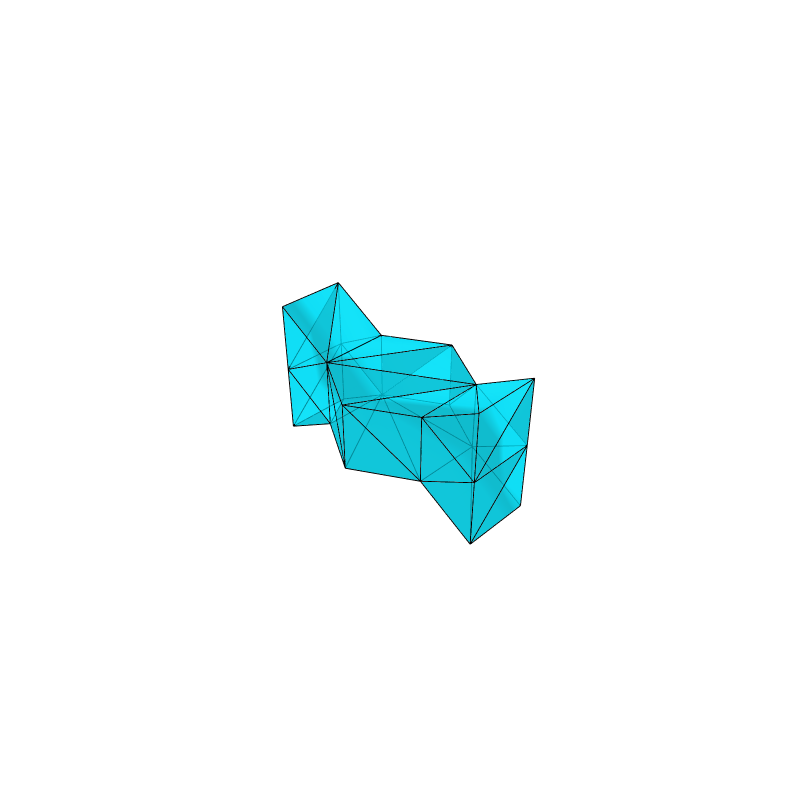
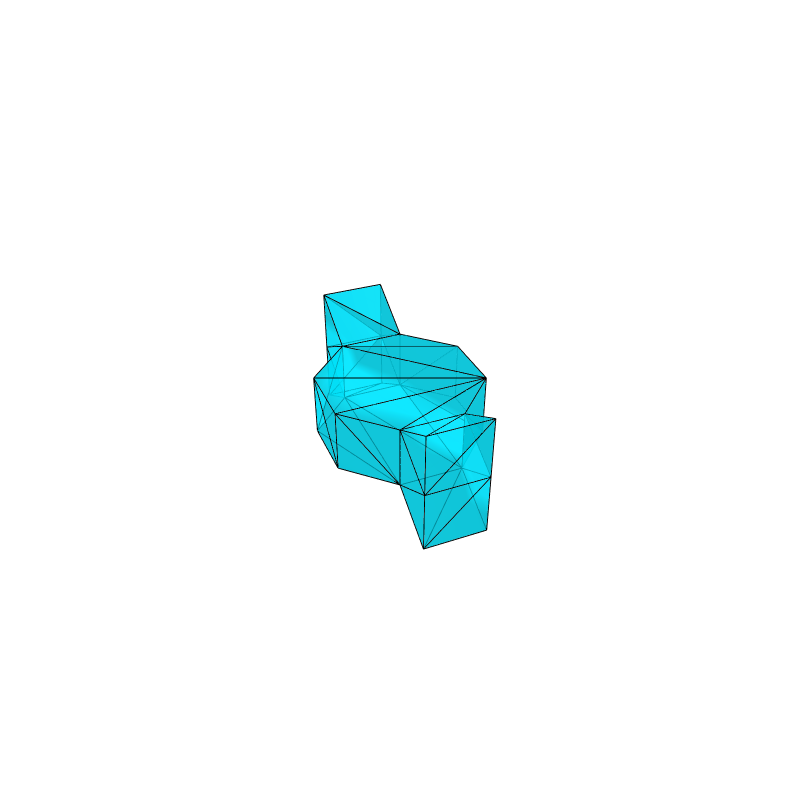

Notebook cell for these charts, in order:
### Code cell
surf(n) = SimplicialSurface(tiblock(2*n, 3, 2))

display(surf(3))
display(surf(4))
display(surf(5))

display(plot(surf(3), opacity = 0.75, width = 800, height = 800))
display(plot(surf(4), opacity = 0.75, width = 800, height = 800))

### Figure 1 — Plotly figure (JSON) as saved in the notebook; plotly's stock layout.template omitted (floating-point values rounded to 4 significant figures)
{"data": [{"facecolor": ["#00E6FF", "#00E6FF", "#00E6FF", "#00E6FF", "#00E6FF", "#00E6FF", "#00E6FF", "#00E6FF", "#00E6FF", "#00E6FF", "#00E6FF", "#00E6FF", "#00E6FF", "#00E6FF", "#00E6FF", "#00E6FF", "#00E6FF", "#00E6FF", "#00E6FF", "#00E6FF", "#00E6FF", "#00E6FF", "#00E6FF", "#00E6FF", "#00E6FF", "#00E6FF", "#00E6FF", "#00E6FF", "#00E6FF", "#00E6FF", "#00E6FF", "#00E6FF", "#00E6FF", "#00E6FF", "#00E6FF", "#00E6FF", "#00E6FF", "#00E6FF", "#00E6FF", "#00E6FF", "#00E6FF", "#00E6FF", "#00E6FF", "#00E6FF"], "i": [4, 4, 0, 5, 4, 1, 11, 18, 21, 21, 2, 2, 6, 6, 18, 11, 21, 4, 3, 4, 15, 15, 8, 1, 11, 19, 23, 23, 8, 12, 9, 23, 15, 12, 15, 17, 17, 11, 19, 16, 23, 8, 13, 8], "j": [5, 0, 5, 4, 1, 0, 6, 11, 20, 4, 3, 1, 7, 11, 5, 18, 19, 10, 2, 3, 14, 1, 7, 7, 9, 18, 22, 11, 9, 8, 10, 19, 13, 2, 12, 7, 13, 10, 23, 12, 10, 12, 17, 16], "k": [0, 1, 11, 21, 2, 6, 0, 5, 5, 19, 4, 15, 1, 8, 20, 22, 20, 19, 8, 9, 2, 13, 6, 13, 8, 20, 18, 22, 3, 2, 4, 10, 12, 14, 14, 8, 7, 9, 18, 13, 11, 16, 16, 17], "opacity": 0.75, "scene": "scene", "type": "mesh3d", "x": [1.0, 0.5, -0.5, -1.0, -0.5, 0.5, 1.0, 0.5, -0.5, -1.0, -0.5, 0.5, -0.5, 0.5, -0.5, 0.5, -0.5, 0.5, 0.5, -0.5, 0.5, -0.5, 0.5, -0.5], "y": [0, 0.866, 0.866, 1.225e-16, -0.866, -0.866, 0, 0.866, 0.866, 1.225e-16, -0.866, -0.866, 1.732, 1.732, 1.732, 1.732, 1.732, 1.732, -1.732, -1.732, -1.732, -1.732, -1.732, -1.732], "z": [0, 0, 0, 0, 0, 0, 1, 1, 1, 1, 1, 1, 0.5, 0.5, -0.5, -0.5, 1.5, 1.5, 0.5, 0.5, -0.5, -0.5, 1.5, 1.5]}, {"line": {"color": "#000000"}, "mode": "lines", "scene": "scene", "type": "scatter3d", "x": [1.0, 0.5], "y": [0, 0.866], "z": [0, 0]}, {"line": {"color": "#000000"}, "mode": "lines", "scene": "scene", "type": "scatter3d", "x": [1.0, -0.5], "y": [0, -0.866], "z": [0, 0]}, {"line": {"color": "#000000"}, "mode": "lines", "scene": "scene", "type": "scatter3d", "x": [1.0, 0.5], "y": [0, -0.866], "z": [0, 0]}, {"line": {"color": "#000000"}, "mode": "lines", "scene": "scene", "type": "scatter3d", "x": [1.0, 1.0], "y": [0, 0], "z": [0, 1]}, {"line": {"color": "#000000"}, "mode": "lines", "scene": "scene", "type": "scatter3d", "x": [1.0, 0.5], "y": [0, -0.866], "z": [0, 1]}, {"line": {"color": "#000000"}, "mode": "lines", "scene": "scene", "type": "scatter3d", "x": [0.5, -0.5], "y": [0.866, 0.866], "z": [0, 0]}, {"line": {"color": "#000000"}, "mode": "lines", "scene": "scene", "type": "scatter3d", "x": [0.5, -0.5], "y": [0.866, -0.866], "z": [0, 0]}, {"line": {"color": "#000000"}, "mode": "lines", "scene": "scene", "type": "scatter3d", "x": [0.5, 1.0], "y": [0.866, 0], "z": [0, 1]}, {"line": {"color": "#000000"}, "mode": "lines", "scene": "scene", "type": "scatter3d", "x": [0.5, 0.5], "y": [0.866, 0.866], "z": [0, 1]}, {"line": {"color": "#000000"}, "mode": "lines", "scene": "scene", "type": "scatter3d", "x": [0.5, 0.5], "y": [0.866, 1.732], "z": [0, 0.5]}, {"line": {"color": "#000000"}, "mode": "lines", "scene": "scene", "type": "scatter3d", "x": [0.5, 0.5], "y": [0.866, 1.732], "z": [0, -0.5]}, {"line": {"color": "#000000"}, "mode": "lines", "scene": "scene", "type": "scatter3d", "x": [-0.5, -1.0], "y": [0.866, 1.225e-16], "z": [0, 0]}, {"line": {"color": "#000000"}, "mode": "lines", "scene": "scene", "type": "scatter3d", "x": [-0.5, -0.5], "y": [0.866, -0.866], "z": [0, 0]}, {"line": {"color": "#000000"}, "mode": "lines", "scene": "scene", "type": "scatter3d", "x": [-0.5, -0.5], "y": [0.866, 0.866], "z": [0, 1]}, {"line": {"color": "#000000"}, "mode": "lines", "scene": "scene", "type": "scatter3d", "x": [-0.5, -0.5], "y": [0.866, 1.732], "z": [0, 0.5]}, {"line": {"color": "#000000"}, "mode": "lines", "scene": "scene", "type": "scatter3d", "x": [-0.5, -0.5], "y": [0.866, 1.732], "z": [0, -0.5]}, {"line": {"color": "#000000"}, "mode": "lines", "scene": "scene", "type": "scatter3d", "x": [-0.5, 0.5], "y": [0.866, 1.732], "z": [0, -0.5]}, {"line": {"color": "#000000"}, "mode": "lines", "scene": "scene", "type": "scatter3d", "x": [-1.0, -0.5], "y": [1.225e-16, -0.866], "z": [0, 0]}, {"line": {"color": "#000000"}, "mode": "lines", "scene": "scene", "type": "scatter3d", "x": [-1.0, -0.5], "y": [1.225e-16, 0.866], "z": [0, 1]}, {"line": {"color": "#000000"}, "mode": "lines", "scene": "scene", "type": "scatter3d", "x": [-1.0, -1.0], "y": [1.225e-16, 1.225e-16], "z": [0, 1]}, {"line": {"color": "#000000"}, "mode": "lines", "scene": "scene", "type": "scatter3d", "x": [-0.5, 0.5], "y": [-0.866, -0.866], "z": [0, 0]}, {"line": {"color": "#000000"}, "mode": "lines", "scene": "scene", "type": "scatter3d", "x": [-0.5, -1.0], "y": [-0.866, 1.225e-16], "z": [0, 1]}, {"line": {"color": "#000000"}, "mode": "lines", "scene": "scene", "type": "scatter3d", "x": [-0.5, -0.5], "y": [-0.866, -0.866], "z": [0, 1]}, {"line": {"color": "#000000"}, "mode": "lines", "scene": "scene", "type": "scatter3d", "x": [-0.5, -0.5], "y": [-0.866, -1.732], "z": [0, 0.5]}, {"line": {"color": "#000000"}, "mode": "lines", "scene": "scene", "type": "scatter3d", "x": [-0.5, -0.5], "y": [-0.866, -1.732], "z": [0, -0.5]}, {"line": {"color": "#000000"}, "mode": "lines", "scene": "scene", "type": "scatter3d", "x": [0.5, 0.5], "y": [-0.866, -0.866], "z": [0, 1]}, {"line": {"color": "#000000"}, "mode": "lines", "scene": "scene", "type": "scatter3d", "x": [0.5, 0.5], "y": [-0.866, -1.732], "z": [0, 0.5]}, {"line": {"color": "#000000"}, "mode": "lines", "scene": "scene", "type": "scatter3d", "x": [0.5, 0.5], "y": [-0.866, -1.732], "z": [0, -0.5]}, {"line": {"color": "#000000"}, "mode": "lines", "scene": "scene", "type": "scatter3d", "x": [0.5, -0.5], "y": [-0.866, -1.732], "z": [0, -0.5]}, {"line": {"color": "#000000"}, "mode": "lines", "scene": "scene", "type": "scatter3d", "x": [1.0, 0.5], "y": [0, 0.866], "z": [1, 1]}, {"line": {"color": "#000000"}, "mode": "lines", "scene": "scene", "type": "scatter3d", "x": [1.0, -0.5], "y": [0, 0.866], "z": [1, 1]}, {"line": {"color": "#000000"}, "mode": "lines", "scene": "scene", "type": "scatter3d", "x": [1.0, 0.5], "y": [0, -0.866], "z": [1, 1]}, {"line": {"color": "#000000"}, "mode": "lines", "scene": "scene", "type": "scatter3d", "x": [0.5, -0.5], "y": [0.866, 0.866], "z": [1, 1]}, {"line": {"color": "#000000"}, "mode": "lines", "scene": "scene", "type": "scatter3d", "x": [0.5, 0.5], "y": [0.866, 1.732], "z": [1, 0.5]}, {"line": {"color": "#000000"}, "mode": "lines", "scene": "scene", "type": "scatter3d", "x": [0.5, 0.5], "y": [0.866, 1.732], "z": [1, 1.5]}, {"line": {"color": "#000000"}, "mode": "lines", "scene": "scene", "type": "scatter3d", "x": [-0.5, -1.0], "y": [0.866, 1.225e-16], "z": [1, 1]}, {"line": {"color": "#000000"}, "mode": "lines", "scene": "scene", "type": "scatter3d", "x": [-0.5, 0.5], "y": [0.866, -0.866], "z": [1, 1]}, {"line": {"color": "#000000"}, "mode": "lines", "scene": "scene", "type": "scatter3d", "x": [-0.5, -0.5], "y": [0.866, 1.732], "z": [1, 0.5]}, {"line": {"color": "#000000"}, "mode": "lines", "scene": "scene", "type": "scatter3d", "x": [-0.5, -0.5], "y": [0.866, 1.732], "z": [1, 1.5]}, {"line": {"color": "#000000"}, "mode": "lines", "scene": "scene", "type": "scatter3d", "x": [-0.5, 0.5], "y": [0.866, 1.732], "z": [1, 1.5]}, {"line": {"color": "#000000"}, "mode": "lines", "scene": "scene", "type": "scatter3d", "x": [-1.0, -0.5], "y": [1.225e-16, -0.866], "z": [1, 1]}, {"line": {"color": "#000000"}, "mode": "lines", "scene": "scene", "type": "scatter3d", "x": [-1.0, 0.5], "y": [1.225e-16, -0.866], "z": [1, 1]}, {"line": {"color": "#000000"}, "mode": "lines", "scene": "scene", "type": "scatter3d", "x": [-0.5, 0.5], "y": [-0.866, -0.866], "z": [1, 1]}, {"line": {"color": "#000000"}, "mode": "lines", "scene": "scene", "type": "scatter3d", "x": [-0.5, -0.5], "y": [-0.866, -1.732], "z": [1, 0.5]}, {"line": {"color": "#000000"}, "mode": "lines", "scene": "scene", "type": "scatter3d", "x": [-0.5, -0.5], "y": [-0.866, -1.732], "z": [1, 1.5]}, {"line": {"color": "#000000"}, "mode": "lines", "scene": "scene", "type": "scatter3d", "x": [0.5, 0.5], "y": [-0.866, -1.732], "z": [1, 0.5]}, {"line": {"color": "#000000"}, "mode": "lines", "scene": "scene", "type": "scatter3d", "x": [0.5, 0.5], "y": [-0.866, -1.732], "z": [1, 1.5]}, {"line": {"color": "#000000"}, "mode": "lines", "scene": "scene", "type": "scatter3d", "x": [0.5, -0.5], "y": [-0.866, -1.732], "z": [1, 1.5]}, {"line": {"color": "#000000"}, "mode": "lines", "scene": "scene", "type": "scatter3d", "x": [-0.5, 0.5], "y": [1.732, 1.732], "z": [0.5, 0.5]}, {"line": {"color": "#000000"}, "mode": "lines", "scene": "scene", "type": "scatter3d", "x": [-0.5, -0.5], "y": [1.732, 1.732], "z": [0.5, -0.5]}, {"line": {"color": "#000000"}, "mode": "lines", "scene": "scene", "type": "scatter3d", "x": [-0.5, 0.5], "y": [1.732, 1.732], "z": [0.5, -0.5]}, {"line": {"color": "#000000"}, "mode": "lines", "scene": "scene", "type": "scatter3d", "x": [-0.5, -0.5], "y": [1.732, 1.732], "z": [0.5, 1.5]}, {"line": {"color": "#000000"}, "mode": "lines", "scene": "scene", "type": "scatter3d", "x": [0.5, 0.5], "y": [1.732, 1.732], "z": [0.5, -0.5]}, {"line": {"color": "#000000"}, "mode": "lines", "scene": "scene", "type": "scatter3d", "x": [0.5, -0.5], "y": [1.732, 1.732], "z": [0.5, 1.5]}, {"line": {"color": "#000000"}, "mode": "lines", "scene": "scene", "type": "scatter3d", "x": [0.5, 0.5], "y": [1.732, 1.732], "z": [0.5, 1.5]}, {"line": {"color": "#000000"}, "mode": "lines", "scene": "scene", "type": "scatter3d", "x": [-0.5, 0.5], "y": [1.732, 1.732], "z": [-0.5, -0.5]}, {"line": {"color": "#000000"}, "mode": "lines", "scene": "scene", "type": "scatter3d", "x": [-0.5, 0.5], "y": [1.732, 1.732], "z": [1.5, 1.5]}, {"line": {"color": "#000000"}, "mode": "lines", "scene": "scene", "type": "scatter3d", "x": [0.5, -0.5], "y": [-1.732, -1.732], "z": [0.5, 0.5]}, {"line": {"color": "#000000"}, "mode": "lines", "scene": "scene", "type": "scatter3d", "x": [0.5, 0.5], "y": [-1.732, -1.732], "z": [0.5, -0.5]}, {"line": {"color": "#000000"}, "mode": "lines", "scene": "scene", "type": "scatter3d", "x": [0.5, 0.5], "y": [-1.732, -1.732], "z": [0.5, 1.5]}, {"line": {"color": "#000000"}, "mode": "lines", "scene": "scene", "type": "scatter3d", "x": [0.5, -0.5], "y": [-1.732, -1.732], "z": [0.5, 1.5]}, {"line": {"color": "#000000"}, "mode": "lines", "scene": "scene", "type": "scatter3d", "x": [-0.5, 0.5], "y": [-1.732, -1.732], "z": [0.5, -0.5]}, {"line": {"color": "#000000"}, "mode": "lines", "scene": "scene", "type": "scatter3d", "x": [-0.5, -0.5], "y": [-1.732, -1.732], "z": [0.5, -0.5]}, {"line": {"color": "#000000"}, "mode": "lines", "scene": "scene", "type": "scatter3d", "x": [-0.5, -0.5], "y": [-1.732, -1.732], "z": [0.5, 1.5]}, {"line": {"color": "#000000"}, "mode": "lines", "scene": "scene", "type": "scatter3d", "x": [0.5, -0.5], "y": [-1.732, -1.732], "z": [-0.5, -0.5]}, {"line": {"color": "#000000"}, "mode": "lines", "scene": "scene", "type": "scatter3d", "x": [0.5, -0.5], "y": [-1.732, -1.732], "z": [1.5, 1.5]}], "layout": {"annotations": [], "height": 800, "margin": {"b": 50, "l": 50, "r": 50, "t": 60}, "scene": {"aspectmode": "data", "autosize": true, "camera": {"eye": {"x": 2.5, "y": 2.5, "z": 2.5}}, "xaxis": {"showaxeslabels": false, "showbackground": false, "showticklabels": false, "title": {"text": ""}}, "yaxis": {"showaxeslabels": false, "showbackground": false, "showticklabels": false, "title": {"text": ""}}, "zaxis": {"showaxeslabels": false, "showbackground": false, "showticklabels": false, "title": {"text": ""}}}, "showlegend": false, "width": 800}}

### Figure 2 — Plotly figure (JSON) as saved in the notebook; plotly's stock layout.template omitted (floating-point values rounded to 4 significant figures)
{"data": [{"facecolor": ["#00E6FF", "#00E6FF", "#00E6FF", "#00E6FF", "#00E6FF", "#00E6FF", "#00E6FF", "#00E6FF", "#00E6FF", "#00E6FF", "#00E6FF", "#00E6FF", "#00E6FF", "#00E6FF", "#00E6FF", "#00E6FF", "#00E6FF", "#00E6FF", "#00E6FF", "#00E6FF", "#00E6FF", "#00E6FF", "#00E6FF", "#00E6FF", "#00E6FF", "#00E6FF", "#00E6FF", "#00E6FF", "#00E6FF", "#00E6FF", "#00E6FF", "#00E6FF", "#00E6FF", "#00E6FF", "#00E6FF", "#00E6FF", "#00E6FF", "#00E6FF", "#00E6FF", "#00E6FF", "#00E6FF", "#00E6FF", "#00E6FF", "#00E6FF", "#00E6FF", "#00E6FF", "#00E6FF", "#00E6FF", "#00E6FF", "#00E6FF", "#00E6FF", "#00E6FF"], "i": [7, 6, 1, 0, 6, 7, 8, 15, 14, 5, 2, 22, 9, 1, 8, 15, 5, 5, 19, 19, 22, 14, 11, 21, 3, 3, 14, 25, 25, 16, 19, 19, 23, 26, 13, 10, 21, 17, 4, 5, 16, 11, 14, 25, 5, 20, 23, 21, 26, 12, 10, 27], "j": [0, 7, 0, 7, 1, 6, 9, 8, 15, 6, 1, 14, 8, 9, 15, 14, 2, 25, 18, 1, 6, 22, 10, 17, 4, 2, 12, 24, 5, 2, 16, 17, 22, 22, 14, 11, 9, 21, 3, 4, 10, 12, 13, 23, 13, 16, 27, 10, 27, 13, 16, 23], "k": [1, 1, 8, 15, 2, 14, 1, 0, 7, 2, 19, 6, 11, 17, 11, 11, 3, 6, 2, 17, 24, 26, 9, 9, 5, 10, 11, 6, 23, 18, 18, 16, 24, 23, 26, 3, 10, 20, 11, 12, 2, 4, 12, 24, 23, 17, 26, 20, 13, 5, 20, 13], "opacity": 0.75, "scene": "scene", "type": "mesh3d", "x": [1.307, 0.9239, 8e-17, -0.9239, -1.307, -0.9239, -2.4e-16, 0.9239, 1.307, 0.9239, 8e-17, -0.9239, -1.307, -0.9239, -2.4e-16, 0.9239, 0.3314, 1.255, 0.3314, 1.255, 0.3314, 1.255, -0.3314, -1.255, -0.3314, -1.255, -0.3314, -1.255], "y": [0, 0.9239, 1.307, 0.9239, 1.6e-16, -0.9239, -1.307, -0.9239, 0, 0.9239, 1.307, 0.9239, 1.6e-16, -0.9239, -1.307, -0.9239, 2.107, 1.724, 2.107, 1.724, 2.107, 1.724, -2.107, -1.724, -2.107, -1.724, -2.107, -1.724], "z": [0, 0, 0, 0, 0, 0, 0, 0, 1, 1, 1, 1, 1, 1, 1, 1, 0.5, 0.5, -0.5, -0.5, 1.5, 1.5, 0.5, 0.5, -0.5, -0.5, 1.5, 1.5]}, {"line": {"color": "#000000"}, "mode": "lines", "scene": "scene", "type": "scatter3d", "x": [1.307, 0.9239], "y": [0, 0.9239], "z": [0, 0]}, {"line": {"color": "#000000"}, "mode": "lines", "scene": "scene", "type": "scatter3d", "x": [1.307, 0.9239], "y": [0, -0.9239], "z": [0, 0]}, {"line": {"color": "#000000"}, "mode": "lines", "scene": "scene", "type": "scatter3d", "x": [1.307, 1.307], "y": [0, 0], "z": [0, 1]}, {"line": {"color": "#000000"}, "mode": "lines", "scene": "scene", "type": "scatter3d", "x": [1.307, 0.9239], "y": [0, -0.9239], "z": [0, 1]}, {"line": {"color": "#000000"}, "mode": "lines", "scene": "scene", "type": "scatter3d", "x": [0.9239, 8e-17], "y": [0.9239, 1.307], "z": [0, 0]}, {"line": {"color": "#000000"}, "mode": "lines", "scene": "scene", "type": "scatter3d", "x": [0.9239, -2.4e-16], "y": [0.9239, -1.307], "z": [0, 0]}, {"line": {"color": "#000000"}, "mode": "lines", "scene": "scene", "type": "scatter3d", "x": [0.9239, 0.9239], "y": [0.9239, -0.9239], "z": [0, 0]}, {"line": {"color": "#000000"}, "mode": "lines", "scene": "scene", "type": "scatter3d", "x": [0.9239, 1.307], "y": [0.9239, 0], "z": [0, 1]}, {"line": {"color": "#000000"}, "mode": "lines", "scene": "scene", "type": "scatter3d", "x": [0.9239, 0.9239], "y": [0.9239, 0.9239], "z": [0, 1]}, {"line": {"color": "#000000"}, "mode": "lines", "scene": "scene", "type": "scatter3d", "x": [0.9239, 1.255], "y": [0.9239, 1.724], "z": [0, 0.5]}, {"line": {"color": "#000000"}, "mode": "lines", "scene": "scene", "type": "scatter3d", "x": [0.9239, 1.255], "y": [0.9239, 1.724], "z": [0, -0.5]}, {"line": {"color": "#000000"}, "mode": "lines", "scene": "scene", "type": "scatter3d", "x": [8e-17, -0.9239], "y": [1.307, 0.9239], "z": [0, 0]}, {"line": {"color": "#000000"}, "mode": "lines", "scene": "scene", "type": "scatter3d", "x": [8e-17, -0.9239], "y": [1.307, -0.9239], "z": [0, 0]}, {"line": {"color": "#000000"}, "mode": "lines", "scene": "scene", "type": "scatter3d", "x": [8e-17, -2.4e-16], "y": [1.307, -1.307], "z": [0, 0]}, {"line": {"color": "#000000"}, "mode": "lines", "scene": "scene", "type": "scatter3d", "x": [8e-17, 8e-17], "y": [1.307, 1.307], "z": [0, 1]}, {"line": {"color": "#000000"}, "mode": "lines", "scene": "scene", "type": "scatter3d", "x": [8e-17, 0.3314], "y": [1.307, 2.107], "z": [0, 0.5]}, {"line": {"color": "#000000"}, "mode": "lines", "scene": "scene", "type": "scatter3d", "x": [8e-17, 0.3314], "y": [1.307, 2.107], "z": [0, -0.5]}, {"line": {"color": "#000000"}, "mode": "lines", "scene": "scene", "type": "scatter3d", "x": [8e-17, 1.255], "y": [1.307, 1.724], "z": [0, -0.5]}, {"line": {"color": "#000000"}, "mode": "lines", "scene": "scene", "type": "scatter3d", "x": [-0.9239, -1.307], "y": [0.9239, 1.6e-16], "z": [0, 0]}, {"line": {"color": "#000000"}, "mode": "lines", "scene": "scene", "type": "scatter3d", "x": [-0.9239, -0.9239], "y": [0.9239, -0.9239], "z": [0, 0]}, {"line": {"color": "#000000"}, "mode": "lines", "scene": "scene", "type": "scatter3d", "x": [-0.9239, 8e-17], "y": [0.9239, 1.307], "z": [0, 1]}, {"line": {"color": "#000000"}, "mode": "lines", "scene": "scene", "type": "scatter3d", "x": [-0.9239, -0.9239], "y": [0.9239, 0.9239], "z": [0, 1]}, {"line": {"color": "#000000"}, "mode": "lines", "scene": "scene", "type": "scatter3d", "x": [-1.307, -0.9239], "y": [1.6e-16, -0.9239], "z": [0, 0]}, {"line": {"color": "#000000"}, "mode": "lines", "scene": "scene", "type": "scatter3d", "x": [-1.307, -0.9239], "y": [1.6e-16, 0.9239], "z": [0, 1]}, {"line": {"color": "#000000"}, "mode": "lines", "scene": "scene", "type": "scatter3d", "x": [-1.307, -1.307], "y": [1.6e-16, 1.6e-16], "z": [0, 1]}, {"line": {"color": "#000000"}, "mode": "lines", "scene": "scene", "type": "scatter3d", "x": [-0.9239, -2.4e-16], "y": [-0.9239, -1.307], "z": [0, 0]}, {"line": {"color": "#000000"}, "mode": "lines", "scene": "scene", "type": "scatter3d", "x": [-0.9239, -1.307], "y": [-0.9239, 1.6e-16], "z": [0, 1]}, {"line": {"color": "#000000"}, "mode": "lines", "scene": "scene", "type": "scatter3d", "x": [-0.9239, -0.9239], "y": [-0.9239, -0.9239], "z": [0, 1]}, {"line": {"color": "#000000"}, "mode": "lines", "scene": "scene", "type": "scatter3d", "x": [-0.9239, -1.255], "y": [-0.9239, -1.724], "z": [0, 0.5]}, {"line": {"color": "#000000"}, "mode": "lines", "scene": "scene", "type": "scatter3d", "x": [-0.9239, -1.255], "y": [-0.9239, -1.724], "z": [0, -0.5]}, {"line": {"color": "#000000"}, "mode": "lines", "scene": "scene", "type": "scatter3d", "x": [-2.4e-16, 0.9239], "y": [-1.307, -0.9239], "z": [0, 0]}, {"line": {"color": "#000000"}, "mode": "lines", "scene": "scene", "type": "scatter3d", "x": [-2.4e-16, -2.4e-16], "y": [-1.307, -1.307], "z": [0, 1]}, {"line": {"color": "#000000"}, "mode": "lines", "scene": "scene", "type": "scatter3d", "x": [-2.4e-16, -0.3314], "y": [-1.307, -2.107], "z": [0, 0.5]}, {"line": {"color": "#000000"}, "mode": "lines", "scene": "scene", "type": "scatter3d", "x": [-2.4e-16, -0.3314], "y": [-1.307, -2.107], "z": [0, -0.5]}, {"line": {"color": "#000000"}, "mode": "lines", "scene": "scene", "type": "scatter3d", "x": [-2.4e-16, -1.255], "y": [-1.307, -1.724], "z": [0, -0.5]}, {"line": {"color": "#000000"}, "mode": "lines", "scene": "scene", "type": "scatter3d", "x": [0.9239, -2.4e-16], "y": [-0.9239, -1.307], "z": [0, 1]}, {"line": {"color": "#000000"}, "mode": "lines", "scene": "scene", "type": "scatter3d", "x": [0.9239, 0.9239], "y": [-0.9239, -0.9239], "z": [0, 1]}, {"line": {"color": "#000000"}, "mode": "lines", "scene": "scene", "type": "scatter3d", "x": [1.307, 0.9239], "y": [0, 0.9239], "z": [1, 1]}, {"line": {"color": "#000000"}, "mode": "lines", "scene": "scene", "type": "scatter3d", "x": [1.307, -0.9239], "y": [0, 0.9239], "z": [1, 1]}, {"line": {"color": "#000000"}, "mode": "lines", "scene": "scene", "type": "scatter3d", "x": [1.307, 0.9239], "y": [0, -0.9239], "z": [1, 1]}, {"line": {"color": "#000000"}, "mode": "lines", "scene": "scene", "type": "scatter3d", "x": [0.9239, 8e-17], "y": [0.9239, 1.307], "z": [1, 1]}, {"line": {"color": "#000000"}, "mode": "lines", "scene": "scene", "type": "scatter3d", "x": [0.9239, -0.9239], "y": [0.9239, 0.9239], "z": [1, 1]}, {"line": {"color": "#000000"}, "mode": "lines", "scene": "scene", "type": "scatter3d", "x": [0.9239, 1.255], "y": [0.9239, 1.724], "z": [1, 0.5]}, {"line": {"color": "#000000"}, "mode": "lines", "scene": "scene", "type": "scatter3d", "x": [0.9239, 1.255], "y": [0.9239, 1.724], "z": [1, 1.5]}, {"line": {"color": "#000000"}, "mode": "lines", "scene": "scene", "type": "scatter3d", "x": [8e-17, -0.9239], "y": [1.307, 0.9239], "z": [1, 1]}, {"line": {"color": "#000000"}, "mode": "lines", "scene": "scene", "type": "scatter3d", "x": [8e-17, 0.3314], "y": [1.307, 2.107], "z": [1, 0.5]}, {"line": {"color": "#000000"}, "mode": "lines", "scene": "scene", "type": "scatter3d", "x": [8e-17, 0.3314], "y": [1.307, 2.107], "z": [1, 1.5]}, {"line": {"color": "#000000"}, "mode": "lines", "scene": "scene", "type": "scatter3d", "x": [8e-17, 1.255], "y": [1.307, 1.724], "z": [1, 1.5]}, {"line": {"color": "#000000"}, "mode": "lines", "scene": "scene", "type": "scatter3d", "x": [-0.9239, -1.307], "y": [0.9239, 1.6e-16], "z": [1, 1]}, {"line": {"color": "#000000"}, "mode": "lines", "scene": "scene", "type": "scatter3d", "x": [-0.9239, -2.4e-16], "y": [0.9239, -1.307], "z": [1, 1]}, {"line": {"color": "#000000"}, "mode": "lines", "scene": "scene", "type": "scatter3d", "x": [-0.9239, 0.9239], "y": [0.9239, -0.9239], "z": [1, 1]}, {"line": {"color": "#000000"}, "mode": "lines", "scene": "scene", "type": "scatter3d", "x": [-1.307, -0.9239], "y": [1.6e-16, -0.9239], "z": [1, 1]}, {"line": {"color": "#000000"}, "mode": "lines", "scene": "scene", "type": "scatter3d", "x": [-1.307, -2.4e-16], "y": [1.6e-16, -1.307], "z": [1, 1]}, {"line": {"color": "#000000"}, "mode": "lines", "scene": "scene", "type": "scatter3d", "x": [-0.9239, -2.4e-16], "y": [-0.9239, -1.307], "z": [1, 1]}, {"line": {"color": "#000000"}, "mode": "lines", "scene": "scene", "type": "scatter3d", "x": [-0.9239, -1.255], "y": [-0.9239, -1.724], "z": [1, 0.5]}, {"line": {"color": "#000000"}, "mode": "lines", "scene": "scene", "type": "scatter3d", "x": [-0.9239, -0.3314], "y": [-0.9239, -2.107], "z": [1, 1.5]}, {"line": {"color": "#000000"}, "mode": "lines", "scene": "scene", "type": "scatter3d", "x": [-0.9239, -1.255], "y": [-0.9239, -1.724], "z": [1, 1.5]}, {"line": {"color": "#000000"}, "mode": "lines", "scene": "scene", "type": "scatter3d", "x": [-2.4e-16, 0.9239], "y": [-1.307, -0.9239], "z": [1, 1]}, {"line": {"color": "#000000"}, "mode": "lines", "scene": "scene", "type": "scatter3d", "x": [-2.4e-16, -0.3314], "y": [-1.307, -2.107], "z": [1, 0.5]}, {"line": {"color": "#000000"}, "mode": "lines", "scene": "scene", "type": "scatter3d", "x": [-2.4e-16, -0.3314], "y": [-1.307, -2.107], "z": [1, 1.5]}, {"line": {"color": "#000000"}, "mode": "lines", "scene": "scene", "type": "scatter3d", "x": [0.3314, 1.255], "y": [2.107, 1.724], "z": [0.5, 0.5]}, {"line": {"color": "#000000"}, "mode": "lines", "scene": "scene", "type": "scatter3d", "x": [0.3314, 0.3314], "y": [2.107, 2.107], "z": [0.5, -0.5]}, {"line": {"color": "#000000"}, "mode": "lines", "scene": "scene", "type": "scatter3d", "x": [0.3314, 1.255], "y": [2.107, 1.724], "z": [0.5, -0.5]}, {"line": {"color": "#000000"}, "mode": "lines", "scene": "scene", "type": "scatter3d", "x": [0.3314, 0.3314], "y": [2.107, 2.107], "z": [0.5, 1.5]}, {"line": {"color": "#000000"}, "mode": "lines", "scene": "scene", "type": "scatter3d", "x": [1.255, 1.255], "y": [1.724, 1.724], "z": [0.5, -0.5]}, {"line": {"color": "#000000"}, "mode": "lines", "scene": "scene", "type": "scatter3d", "x": [1.255, 0.3314], "y": [1.724, 2.107], "z": [0.5, 1.5]}, {"line": {"color": "#000000"}, "mode": "lines", "scene": "scene", "type": "scatter3d", "x": [1.255, 1.255], "y": [1.724, 1.724], "z": [0.5, 1.5]}, {"line": {"color": "#000000"}, "mode": "lines", "scene": "scene", "type": "scatter3d", "x": [0.3314, 1.255], "y": [2.107, 1.724], "z": [-0.5, -0.5]}, {"line": {"color": "#000000"}, "mode": "lines", "scene": "scene", "type": "scatter3d", "x": [0.3314, 1.255], "y": [2.107, 1.724], "z": [1.5, 1.5]}, {"line": {"color": "#000000"}, "mode": "lines", "scene": "scene", "type": "scatter3d", "x": [-0.3314, -1.255], "y": [-2.107, -1.724], "z": [0.5, 0.5]}, {"line": {"color": "#000000"}, "mode": "lines", "scene": "scene", "type": "scatter3d", "x": [-0.3314, -0.3314], "y": [-2.107, -2.107], "z": [0.5, -0.5]}, {"line": {"color": "#000000"}, "mode": "lines", "scene": "scene", "type": "scatter3d", "x": [-0.3314, -0.3314], "y": [-2.107, -2.107], "z": [0.5, 1.5]}, {"line": {"color": "#000000"}, "mode": "lines", "scene": "scene", "type": "scatter3d", "x": [-1.255, -0.3314], "y": [-1.724, -2.107], "z": [0.5, -0.5]}, {"line": {"color": "#000000"}, "mode": "lines", "scene": "scene", "type": "scatter3d", "x": [-1.255, -1.255], "y": [-1.724, -1.724], "z": [0.5, -0.5]}, {"line": {"color": "#000000"}, "mode": "lines", "scene": "scene", "type": "scatter3d", "x": [-1.255, -0.3314], "y": [-1.724, -2.107], "z": [0.5, 1.5]}, {"line": {"color": "#000000"}, "mode": "lines", "scene": "scene", "type": "scatter3d", "x": [-1.255, -1.255], "y": [-1.724, -1.724], "z": [0.5, 1.5]}, {"line": {"color": "#000000"}, "mode": "lines", "scene": "scene", "type": "scatter3d", "x": [-0.3314, -1.255], "y": [-2.107, -1.724], "z": [-0.5, -0.5]}, {"line": {"color": "#000000"}, "mode": "lines", "scene": "scene", "type": "scatter3d", "x": [-0.3314, -1.255], "y": [-2.107, -1.724], "z": [1.5, 1.5]}], "layout": {"annotations": [], "height": 800, "margin": {"b": 50, "l": 50, "r": 50, "t": 60}, "scene": {"aspectmode": "data", "autosize": true, "camera": {"eye": {"x": 2.5, "y": 2.5, "z": 2.5}}, "xaxis": {"showaxeslabels": false, "showbackground": false, "showticklabels": false, "title": {"text": ""}}, "yaxis": {"showaxeslabels": false, "showbackground": false, "showticklabels": false, "title": {"text": ""}}, "zaxis": {"showaxeslabels": false, "showbackground": false, "showticklabels": false, "title": {"text": ""}}}, "showlegend": false, "width": 800}}
